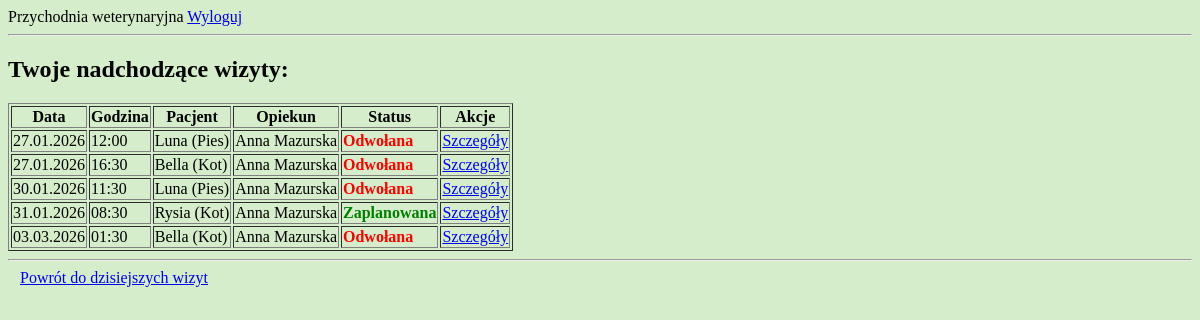
Before: /przychodnia/wizyty/lista/ (signed in) with the older database file.
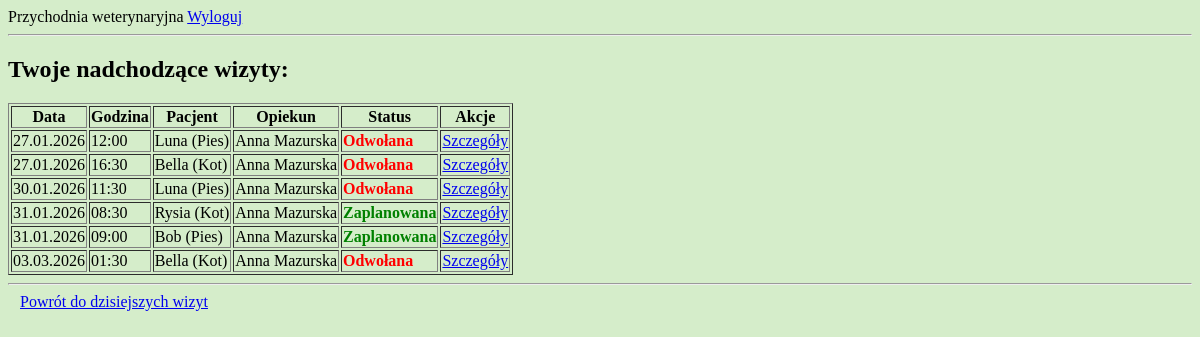
After: the same page with the newer database file.
### przychodnia/models.py (models this page shows, shortened)
class Wizyta(models.Model):
    zwierze = models.ForeignKey(Zwierze, on_delete = models.CASCADE)
    weterynarz = models.ForeignKey(Weterynarz, on_delete = models.PROTECT)
    data_wizyty = models.DateField()  # warunek: weterynarz jest dostepny (nie ma kolizji z innymi wizytami)
    godzina_wizyty = models.TimeField()
    status = models.IntegerField(choices = STATUS_WIZYTA.choices, default = STATUS_WIZYTA.Zaplanowana)
    notatka = models.TextField(blank = True)
    @classmethod  # metoda działająca na klasie, nie na obiekcie
    def aktualizuj_przeterminowane_wizyty(cls):
        for wizyta in cls.objects.filter(status=STATUS_WIZYTA.Zaplanowana):
            czas_wizyty = datetime.combine(wizyta.data_wizyty, wizyta.godzina_wizyty)
            if czas_wizyty + timedelta(hours=1) < datetime.now():
                wizyta.status = STATUS_WIZYTA.Odwołana
                wizyta.save()
    class Meta:
        verbose_name_plural = "Wizyty"
        ordering = ['data_wizyty', 'godzina_wizyty', 'status']

class Zwierze(models.Model):
    imie = models.CharField(max_length = 50)
    opiekun = models.ForeignKey(Opiekun, on_delete = models.PROTECT)
    gatunek = models.IntegerField(choices = GATUNEK.choices)
    plec = models.IntegerField(choices = PLEC_ZWIERZE.choices)
    data_urodzenia = models.DateField(blank = True, null = True)
    data_dodania = models.DateTimeField(auto_now_add = True, editable = False)
    class Meta:
        verbose_name_plural = "Zwierzeta"
        ordering = ['opiekun__nazwisko', 'gatunek', 'imie']

class Opiekun(models.Model):
    user = models.OneToOneField(User, on_delete=models.CASCADE)  # polaczenie profilu opiekuna z kontem uzytkownika User
    imie = models.CharField(max_length = 50)
    nazwisko = models.CharField(max_length = 100)
    plec = models.IntegerField(choices = PLEC_OSOBA.choices)
    data_dodania = models.DateTimeField(auto_now_add = True, editable = False)
    class Meta:
        verbose_name_plural = "Opiekunowie"
        ordering = ['nazwisko', 'imie']

### przychodnia/views.py (the view)
# urls.py: path('wizyty/lista/', views.lista_wizyt, name='lista-wizyt'),
@login_required
def lista_wizyt(request):
    user = request.user
    Wizyta.aktualizuj_przeterminowane_wizyty()
    if hasattr(user, "opiekun"):
        wizyty = Wizyta.objects.filter(
            zwierze__opiekun=user.opiekun,
            status=STATUS_WIZYTA.Zaplanowana  # tylko zaplanowane wizyty
        )
    elif hasattr(user, "weterynarz"):
        wizyty = Wizyta.objects.filter(
            weterynarz=user.weterynarz,
            data_wizyty__gt=date.today()  # wyswietlamy tylko przyszle wizyty (dzisiejsze w oddzielnym widoku)
        )
    else:
        return HttpResponseForbidden()
    return render(request, 'przychodnia/wizyty/lista_wizyt.html', {'wizyty': wizyty})

### przychodnia/templates/przychodnia/wizyty/lista_wizyt.html (shortened to what this page needs)
{% extends "przychodnia/base.html" %}
{% block content %}
{% if user.weterynarz %}<h2>Twoje nadchodzące wizyty:</h2>{% endif %}
{% if wizyty %}
<table border="1">
    <tr>
        <th>Data</th>
        <th>Godzina</th>
        <th>Pacjent</th>
        {% if user.weterynarz %}<th>Opiekun</th>{% endif %}
        <th>Status</th>
        <th>Akcje</th>
    </tr>
    {% for wizyta in wizyty %}
    <tr>
        <td>{{ wizyta.data_wizyty|date:"d.m.Y" }}</td>
        <td>{{ wizyta.godzina_wizyty|time:"H:i" }}</td>
        <td>{{ wizyta.zwierze.imie }} ({{ wizyta.zwierze.get_gatunek_display }})</td>
        {% if user.weterynarz %}<td>{{ wizyta.zwierze.opiekun.imie }} {{ wizyta.zwierze.opiekun.nazwisko }}</td>{% endif %}
        <td>
            <span class="
                {% if wizyta.status == 1 %}status-1
                {% elif wizyta.status == 2 %}status-2
                {% elif wizyta.status == 3 %}status-3
                {% endif %}
            ">
            {{ wizyta.get_status_display }}
            </span>
        </td>
        <td>
            <a href="{% url 'wizyta-detail' pk=wizyta.pk %}">Szczegóły</a>
        </td>
    </tr>
    {% endfor %}
</table>
{% else %}
    <p>Brak przypisanych wizyt.</p>
{% endif %}
{% if user.weterynarz %}
<hr>
<a href="{% url 'dzisiejsze-wizyty' %}" style="padding: 6px 12px;">
    Powrót do dzisiejszych wizyt
</a>
{% endif %}
{% endblock %}

Changed rows visible on the page:
added Wizyta: data_wizyty "31.01.2026", godzina_wizyty "09:00", zwierze.imie "Bob", zwierze.gatunek "Pies", zwierze.opiekun.imie "Anna", zwierze.opiekun.nazwisko "Mazurska", status "Zaplanowana"
